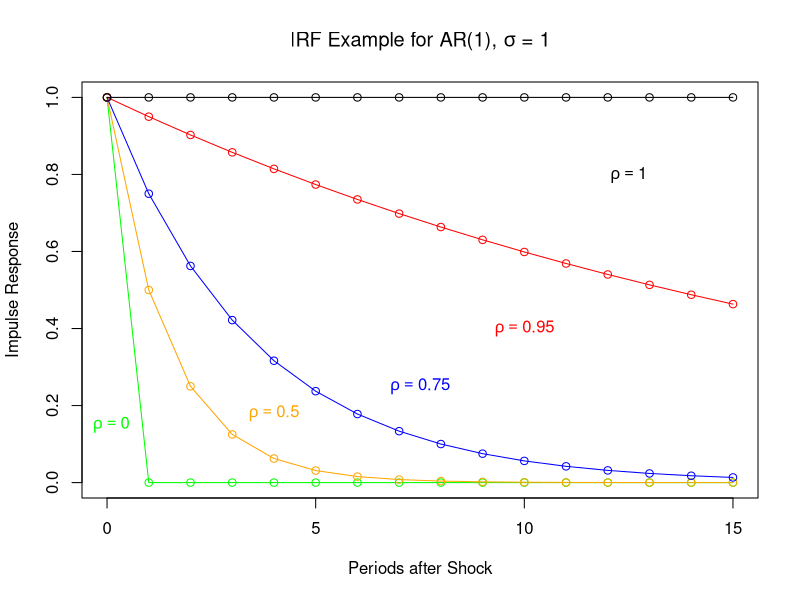

The R script that drew this image:
###################################################
## IRF Example ####################################
###################################################

# This code generates an IRF for a simple AR(1)
# process 
#
#   y_t = p * y_{t-1} + e 
#
# using the same variance, but changing
# the autocorrelation parameter, p.
# 
# For the jth ahead obs (after the shock at t), the 
# irf simplifies to
#
#   IRF(j) = s * p^j
#
# where s = var(e) 

###################################################

irf <- function(j, rho, s){
    return(s*(rho^j))
}

# Parameters
rhos <- c(0, 0.5, 0.75, 0.95, 1) 
s <- 1
j <- 15 


# To hold the observations
irf_mat <- matrix(0, j+1, length(rhos))


# Compute irfs given different rhos
for(i in 1:length(rhos)){
    rho.vec <- rep(rhos[i], j+1)
    s.vec   <- rep(s, j+1)
    j.vec   <- 0:j 
    irf_mat[,i] <- irf(j.vec, rho.vec, s.vec)
}


# Plot the irfs
colors=c("green", "orange", "blue", "red", "black")
legend_labs = c()
text_locs = c(c(0.1, 0.15), c(4, 0.18), c(7.5, 0.25), c(10, 0.4),
              c(12.5, 0.8))


pdf('irf_example.pdf', width=8, height=4)
for(i in 1:length(rhos)){
    if(i == 1){
        plot(0:j, irf_mat[,i], type='o', col=colors[i],pch=21,
         main=expression(paste('IRF Example for AR(1), ', sigma, ' = 1')), 
         xlab='Periods after Shock', ylab='Impulse Response')
    } else {
        lines(0:j, irf_mat[,i], type='o', col=colors[i],pch=21)
    }
    # Add label
    rho = rhos[i]
    text(text_locs[2*i-1], text_locs[2*i],
         bquote(rho==.(rho)), col=colors[i])
}
dev.off()


